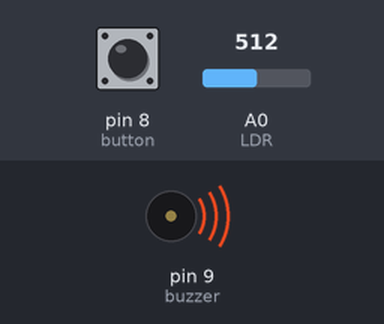
A sketch run on a simulated Arduino Uno, built with avr-gcc and run on an emulated ATmega328P. On the bench: buzzer (waves = sounding). Inputs (shaded band) come from the test bench; at power-on: pin 8 (button) HIGH, A0 (LDR) = 512.

Above: at 0.1 s.
Timing chart, 0 to 1.6 s (numbered marks = the images above):
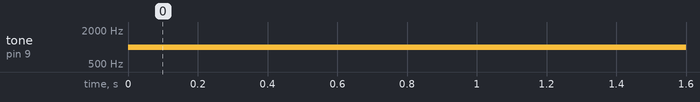

Measured:
- by itself, tone on pin 9 (buzzer): silent → 1000 Hz at 0.00 s

The sketch:

LASER_SENSOR_SECURITY.ino
```cpp
const int LDR = A0;
const int buzzer = 9;
const int button = 8;

int readLDR = 0;
int readButton;

void setup() {
  pinMode(LDR, INPUT);
  pinMode(buzzer, OUTPUT);
  pinMode(button, INPUT_PULLUP);
}

void loop() {
  readLDR = analogRead(LDR);
  readButton = digitalRead(button);

  if (readLDR <= 512) {
  	tone(buzzer, 1000);
  }
  else if (readButton == LOW) {
  	noTone(buzzer);
  }
}
```
